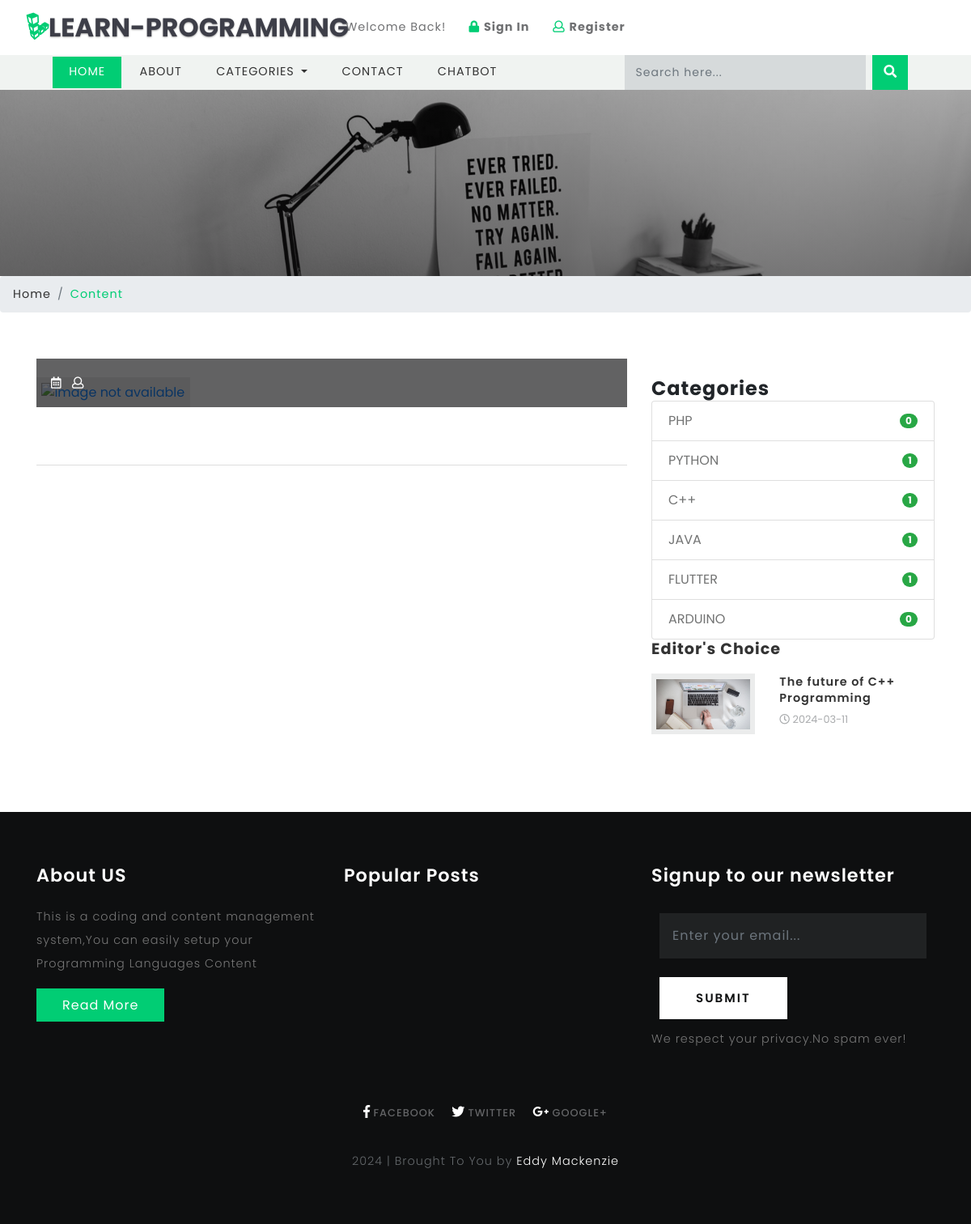
The page /single.php on the database its author committed.
### tables this page shows
CREATE TABLE `blog_categories` (
  `id` int(10) UNSIGNED NOT NULL,
  `name` varchar(40) NOT NULL
);

CREATE TABLE `blogs` (
  `id` int(10) UNSIGNED NOT NULL,
  `title` varchar(190) NOT NULL,
  `tags` varchar(40) NOT NULL,
  `content` text NOT NULL,
  `photo` varchar(50) NOT NULL,
  `posted` varchar(40) NOT NULL,
  `date` date DEFAULT NULL,
  `author` varchar(40) DEFAULT NULL,
  `category` varchar(40) NOT NULL
);

CREATE TABLE `titles` (
  `id` int(10) UNSIGNED NOT NULL,
  `website_name` varchar(40) DEFAULT NULL,
  `tagline` varchar(40) DEFAULT NULL,
  `icon` varchar(40) DEFAULT NULL,
  `keywords` varchar(220) DEFAULT NULL,
  `short_description` varchar(200) DEFAULT NULL,
  `bannertext1` varchar(150) DEFAULT NULL,
  `bannertext2` varchar(150) DEFAULT NULL,
  `bannertext3` varchar(150) DEFAULT NULL,
  `bannertext4` varchar(150) DEFAULT NULL,
  `detailed_description` text DEFAULT NULL,
  `address` varchar(40) DEFAULT NULL,
  `email` varchar(80) DEFAULT NULL,
  `phone` varchar(40) DEFAULT NULL,
  `googlemap` varchar(255) DEFAULT NULL
);

### libs/fetch_data.php (the view, shortened to what this page needs)
<?php
function getjavascripts($table){
require("database/db_connect.php");
	$sql="SELECT * FROM $table ";
	if ($result=mysqli_query($con,$sql))
	{
		$rowcount=mysqli_num_rows($result);
		if ($rowcount==0) {
			echo 'No script';
		}
		foreach ($result as $jsscripts => $js) {
			echo ''.$js['javascript'].'';
		}
	}
}
function getshortdescription($table){
	require("database/db_connect.php");
	$sql="SELECT * FROM $table ";
	if ($result=mysqli_query($con,$sql))
	{
		foreach ($result as $titles => $sdc) {
			echo ''.$sdc['short_description'].'';
		}
	}
}
function countcategories(){
	require("database/db_connect.php");
	$sql="SELECT * FROM blog_categories LIMIT 10";
	if ($result=mysqli_query($con,$sql))
	{
		foreach ($result as $categoriescount => $categorydata) {
			$categoryid=$categorydata['id'];
			$sql="SELECT * FROM blogs WHERE category='$categoryid'";
			if ($result=mysqli_query($con,$sql)) {
				$rowcountcategory=mysqli_num_rows($result);
			}
			echo '<li class="list-group-item d-flex justify-content-between align-items-center">
			'.$categorydata['name'].'
			<span class="badge badge-success badge-pill">'.$rowcountcategory.'</span>
			</li>';
		}
	}
}
function getwebname($table){
	require("database/db_connect.php");
	$sql="SELECT * FROM $table ";
	if ($result=mysqli_query($con,$sql))
	{
		$rowcount=mysqli_num_rows($result);
		if ($rowcount==0) {
			echo 'No Name!!';
		}
		foreach ($result as $titles => $blogname) {
			echo ''.$blogname['website_name'].'';
		}
	}
}
function getlinks($table,$platform){
	require("database/db_connect.php");
	$sql="SELECT * FROM $table ";
	if ($result=mysqli_query($con,$sql))
	{
		$rowcount=mysqli_num_rows($result);
		if ($rowcount==0) {
			echo '#';
		}
		foreach ($result as $link => $site) {
			if ($platform=="facebook") {
				echo ''.$site['facebook'].'';
			}
			elseif ($platform=="twitter") {
				echo ''.$site['twitter'].'';
			}
			elseif ($platform=="googleplus") {
				echo ''.$site['googleplus'].'';
			}
			elseif ($platform=="pinterest") {
				echo ''.$site['pinterest'].'';
			}
			elseif ($platform=="dribble") {
				echo ''.$site['dribble'].'';
			}
		}
	}
}
function getcategoriesmenu($table)
{
	require("database/db_connect.php");
	$sql="SELECT * FROM $table ";
	if ($result=mysqli_query($con,$sql))
	{
		$rowcount=mysqli_num_rows($result);
		if ($rowcount==0) {
			echo 'No Categories';
		}
		foreach ($result as $blog_categories => $category) {
			echo '<a class="dropdown-item" href="category.php?id='.$category['id'].'">'.$category['name'].'</a>
			<div class="dropdown-divider"></div>';
		}
	}
}
function geteditorschoice($table){
	require("database/db_connect.php");
	$sql="SELECT * FROM $table ORDER BY id DESC LIMIT 8";
	if ($result=mysqli_query($con,$sql))
	{
		foreach ($result as $edschoice => $choice) {
			$postid=$choice['blog'];
			$sql="SELECT * FROM blogs WHERE id='$postid'";
			if ($result=mysqli_query($con,$sql)) {
				foreach ($result as $posts => $postdata) {
					echo '<div class="blog-grids row mb-3">
								<div class="col-md-5 blog-grid-left">
									<a href="single.php?id='.$postdata['id'].'">
										<img src="blogadmin/images/'.$postdata['photo'].'" class="img-fluid" alt="fantastic cms">
									</a>
								</div>
								<div class="col-md-7 blog-grid-right">
									<h5>
										<a href="single.php?id='.$postdata['id'].'"> '.$postdata['title'].'</a>
									</h5>
									<div class="sub-meta">
										<span>
											<i class="far fa-clock"></i> '.$postdata['date'].'</span>
									</div>
								</div>
							</div>';
				}
			}
		}
	}
}
?>

### css/single.css (style rules this page uses)
.tech-btm img { background: #fff; padding: 6px; }

### css/style.css (style rules this page uses)
html, body { margin: 0; font-size: 100%; font-family: 'Poppins', sans-serif; background: #fff; }
body a { text-decoration: none; transition: 0.5s all; -webkit-transition: 0.5s all; -moz-transition: 0.5s all; -o-transition: 0.5s all; -ms-transition: 0.5s all; }
h1, h2, h3, h4, h5, h6 { margin: 0; font-family: 'Poppins', sans-serif; letter-spacing:1px; }
.tech-btm img { background: #ebecec; padding: .4em; }
.tech-btm h5 { font-size: 0.9em; line-height: 1.4em; font-weight: 600; }
.tech-btm h5 a { color:#333; }
.sub-meta span { font-size: 0.8em; color: #a9abad; line-height: 2.5em; }

### rows shown on the page
blog_categories: name "PHP", rowcountcategory "0"
blog_categories: name "PYTHON", rowcountcategory "1"
blog_categories: name "C++", rowcountcategory "1"
blog_categories: name "JAVA", rowcountcategory "1"
blog_categories: name "FLUTTER", rowcountcategory "1"
blog_categories: name "ARDUINO", rowcountcategory "0"
blogs: photo (picture), title "The future of C++ Programming", date "2024-03-11"
titles: short_description "This is a coding and content management system,You can easily setup your Programming Languages Content"
